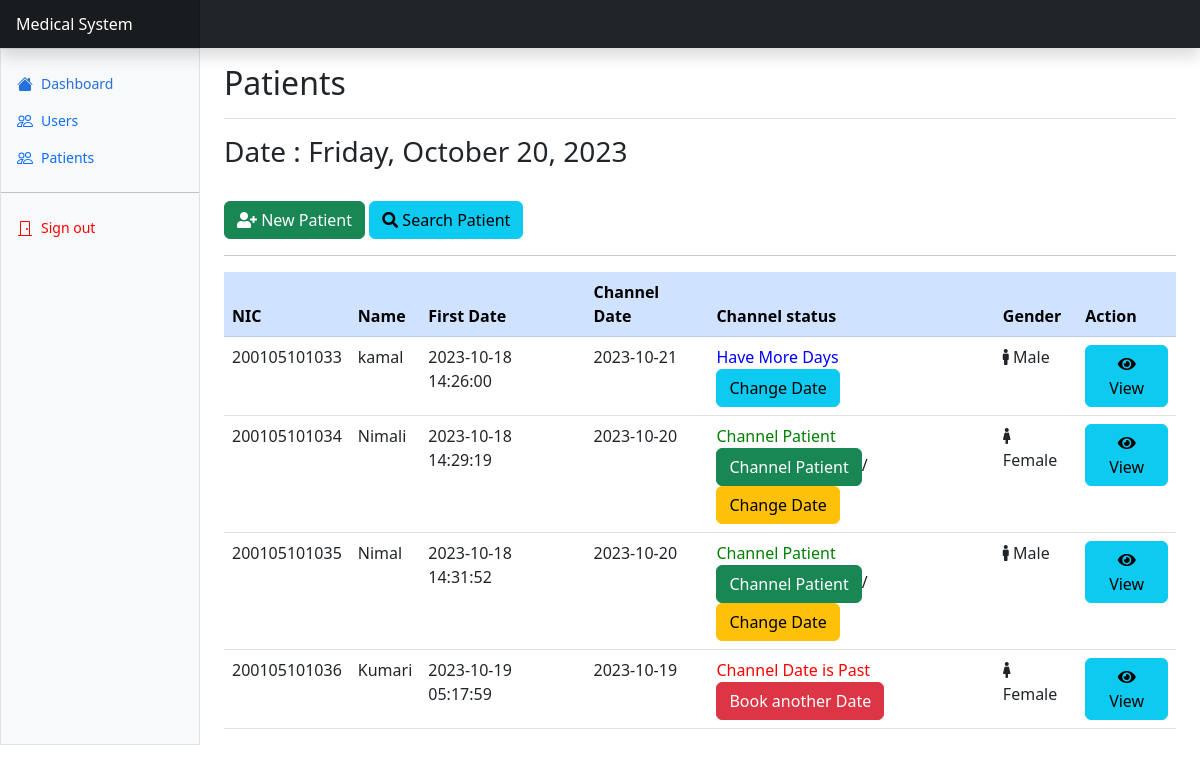
Screenshot of /lib/routes/patients.php (signed in) with the database file from the repository.
### tables this page shows
CREATE TABLE `patients_tbl` (
  `id` int(10) NOT NULL,
  `nic` varchar(15) NOT NULL,
  `fname` varchar(255) NOT NULL,
  `lname` varchar(255) NOT NULL,
  `gender` varchar(6) NOT NULL,
  `mobile_no` varchar(15) NOT NULL,
  `address` varchar(255) NOT NULL,
  `join_at` datetime NOT NULL,
  `update_at` datetime NOT NULL
);

CREATE TABLE `channeling_date_tbl` (
  `id` int(10) NOT NULL,
  `nic` varchar(15) NOT NULL,
  `ch_date` date NOT NULL,
  `booked_date` datetime NOT NULL,
  `channel_status` int(1) NOT NULL
);

### lib/function/function.php (the view, shortened to what this page needs)
<?php
    function all_patients(){
        $con = Connection();
        $all_patients = "SELECT * FROM patients_tbl";
        $all_patients_result = mysqli_query($con, $all_patients);
        $is_table_empty = "SELECT COUNT(*) as id FROM patients_tbl";
        $is_table_empty_result = mysqli_query($con, $is_table_empty);
        $check_date = date("Y-m-d");
        if($is_table_empty_result){
            $empty_row = mysqli_fetch_assoc($is_table_empty_result);
            $id_count = $empty_row['id'];
            if($id_count == 0){
                echo "Table is Empty";
            }
            else{
                while($row = mysqli_fetch_assoc($all_patients_result)){
                    $p_nic = $row['nic'];
                    $patient = "
                        <tr>
                            <td>".$row['nic']."</td>
                            <td>".$row['fname']."</td>
                            <td>".$row['join_at']."</td>";
                            $next_ch_date_p = "SELECT * FROM channeling_date_tbl WHERE nic='$p_nic'";
                            $next_ch_date_result = mysqli_query($con, $next_ch_date_p);
                            $next_ch_date_r = mysqli_fetch_assoc($next_ch_date_result);
                            $patient .="<td>".$next_ch_date_r['ch_date']."</td>";
                            if($next_ch_date_r['ch_date'] == $check_date){
                                $patient .="<td><span style='color:green;'>Channel Patient</span> <br><a href=''><button class='btn btn-success'>Channel Patient</button></a>/<a href='patient/book_adate.php?id=".$row['id']."'><button class='btn btn-warning'>Change Date</button></a></td>";
                            }
                            elseif($next_ch_date_r['ch_date'] < $check_date){
                                $patient .="<td><span style='color:red;'>Channel Date is Past</span> <br><a href='patient/book_adate.php?id=".$row['id']."'><button class='btn btn-danger'>Book another Date</button></a></td>";
                            }
                            elseif($next_ch_date_r['ch_date'] > $check_date){
                                $patient .="<td><span style='color:blue;'>Have More Days</span> <br><a href='patient/book_adate.php?id=".$row['id']."'><button class='btn btn-info'>Change Date</button></a></td>";
                            }
                            if($row['gender'] == "male"){
                                $patient .="<td><i class='fas fa-male'></i> Male </td>";
                            }
                            elseif($row['gender'] == "female"){
                                $patient .="<td><i class='fas fa-female'></i> Female </td>";
                            }
                            $patient .="
                            <td>
                                <a href='patient/show.php?id=".$row['id']."'><button class='btn btn-info'><i class='fas fa-eye'></i> View</button></a>
                            </td>
                        </tr>
                    ";
                    echo $patient;
                }
            }
        }
    }
?>

### lib/layouts/header.php (shortened to what this page needs)
<!DOCTYPE html>
<html lang="en">
<head>
    <link href="https://cdn.jsdelivr.net/npm/bootstrap@5.3.0-alpha2/dist/css/bootstrap.min.css" rel="stylesheet">
    <link rel="stylesheet" href="https://use.fontawesome.com/releases/v5.7.0/css/all.css">
</head>

### lib/routes/patients.php (shortened to what this page needs)
<?php include("../layouts/header.php") ?>
<?php include("../function/function.php"); ?>
<link rel="stylesheet" href="../../css/style.css">
    <link rel="stylesheet" href="https://cdn.jsdelivr.net/npm/@docsearch/css@3">
    <link rel="stylesheet" href="../../css/dashboard.css">
    <link href="https://cdn.jsdelivr.net/npm/bootstrap-icons@1.10.5/font/bootstrap-icons.min.css" rel="stylesheet">
  </head>
  <body>
<header class="navbar sticky-top bg-dark flex-md-nowrap p-0 shadow" data-bs-theme="dark">
  <a class="navbar-brand col-md-3 col-lg-2 me-0 px-3 fs-6 text-white" href="#">Medical System</a>
</header>
<div class="container-fluid">
  <div class="row">
    <div class="sidebar border border-right col-md-3 col-lg-2 p-0 bg-body-tertiary">
      <div class="offcanvas-md offcanvas-end bg-body-tertiary" tabindex="-1" id="sidebarMenu" aria-labelledby="sidebarMenuLabel">
        <div class="offcanvas-body d-md-flex flex-column p-0 pt-lg-3 overflow-y-auto">
          <ul class="nav flex-column">
            <li class="nav-item">
              <a class="nav-link d-flex align-items-center gap-2 active" aria-current="page" href="admin.php">
                <svg class="bi"><use xlink:href="#house-fill"/></svg>
                Dashboard
              </a>
            </li>
            <li class="nav-item">
              <a class="nav-link d-flex align-items-center gap-2" href="#">
                <svg class="bi"><use xlink:href="#people"/></svg>
                Users
              </a>
            </li>
            <li class="nav-item">
              <a class="nav-link d-flex align-items-center gap-2" href="patients.php">
                <svg class="bi"><use xlink:href="#people"/></svg>
                Patients
              </a>
            </li>
          </ul>
          <hr class="my-3">
          <ul class="nav flex-column mb-auto">
            <li class="nav-item">
                    <a class="nav-link d-flex align-items-center gap-2" href="../views/logout.php" style="color: red;;">
                        <svg class="bi"><use xlink:href="#door-closed"/></svg>
                        Sign out
                    </a>
            </li>
          </ul>
        </div>
      </div>
    </div>
    <main class="col-md-9 ms-sm-auto col-lg-10 px-md-4">
      <div class="d-flex justify-content-between flex-wrap flex-md-nowrap align-items-center pt-3 pb-2 mb-3 border-bottom">
        <h1 class="h2">Patients</h1>
      </div>
      <h3>Date :
      <?php
        $currentDate = date('l, F j, Y');
        echo $currentDate;
      ?>
      </h3>
      <br>
      <a href="patient/add_patient.php"><button class="btn btn-success"><i class="fas fa-user-plus"></i> New Patient</button></a>
      <a href="patient/search_patient.php"><button class="btn btn-info"><i class="fas fa-search"></i> Search Patient</button></a>
      <hr>
        <div class="table-responsive">
            <table class="table">
                <thead class="table-primary">
                    <tr>
                        <th>NIC</th>
                        <th>Name</th>
                        <th>First Date</th>
                        <th>Channel Date</th>
                        <th>Channel status</th>
                        <th>Gender</th>
                        <th>Action</th>
                    </tr>
                </thead>
                <tbody>
                    <?php all_patients(); ?>
                </tbody>
            </table>
        </div>
    </main>
  </div>
</div>
    <script src="https://cdn.jsdelivr.net/npm/chart.js@4.3.2/dist/chart.umd.js"></script><script src="dashboard.js"></script></body>
</html>

### css/dashboard.css (style rules this page uses)
.bi { display: inline-block; width: 1rem; height: 1rem; }
.sidebar .nav-link { font-size: .875rem; font-weight: 500; }
.sidebar .nav-link.active { color: #2470dc; }
.navbar-brand { padding-top: .75rem; padding-bottom: .75rem; background-color: rgba(0, 0, 0, .25); box-shadow: inset -1px 0 0 rgba(0, 0, 0, .25); }

### lib/routes/patients.php (style rules this page uses)
.bi { vertical-align: -.125em; fill: currentColor; }

### rows the page displays
patients_tbl: nic "200105101033", fname "kamal", join_at "2023-10-18 14:26:00", channeling_date_tbl.ch_date "2023-10-21", gender "male" (drawn)
patients_tbl: nic "200105101034", fname "Nimali", join_at "2023-10-18 14:29:19", channeling_date_tbl.ch_date "2023-10-20", gender "female" (drawn)
patients_tbl: nic "200105101035", fname "Nimal", join_at "2023-10-18 14:31:52", channeling_date_tbl.ch_date "2023-10-20", gender "male" (drawn)
patients_tbl: nic "200105101036", fname "Kumari", join_at "2023-10-19 05:17:59", channeling_date_tbl.ch_date "2023-10-19", gender "female" (drawn)
